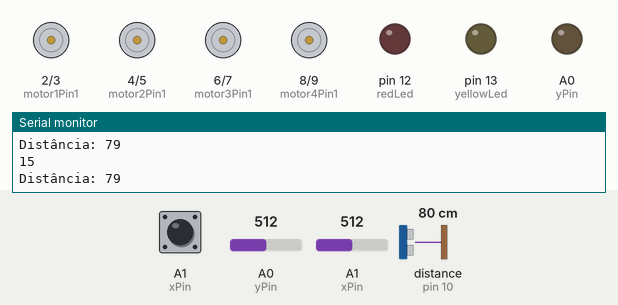
Simulated run of this sketch. Board: Arduino Uno, built with avr-gcc and run on an emulated ATmega328P. On the bench: motor-driver pin pairs drawn as motors (green arrow = first pin HIGH = forward, orange = second pin HIGH = backward, longer = more drive), output pins drawn as LEDs (lit = HIGH), the last lines printed to the serial monitor. Wiring (inferred from the names in the program): ultrasonic range finder: trigger pin 11; echo pin 10. The test bench sets the inputs (shaded band); at power-on: distance to the obstacle (sensor on pin 10) 80 cm, A1 (xPin) HIGH, A0 (yPin) = 512, A1 (xPin) = 512. The echo pulse lasts 58.3 µs per cm; pins used as bus, display or sensor lines are not drawn.

Above: at 1.2 s.
1.3 s: distance to the obstacle (sensor on pin 10) set to 33 cm
2.8 s: distance to the obstacle (sensor on pin 10) set to 28 cm
At 3.1 s:
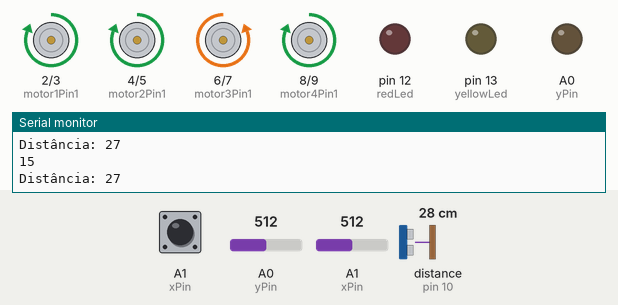
5.8 s: A1 (xPin) pulled LOW for 0.15 s
At 6.7 s:
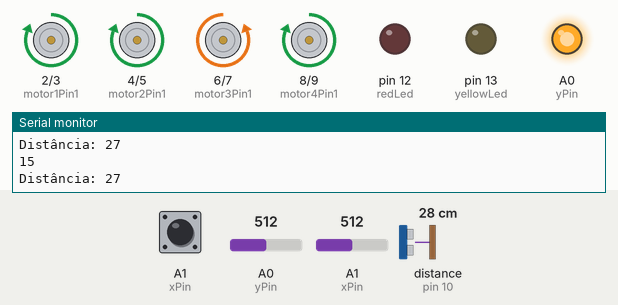
7.4 s: distance to the obstacle (sensor on pin 10) set to 35 cm
At 8.4 s:
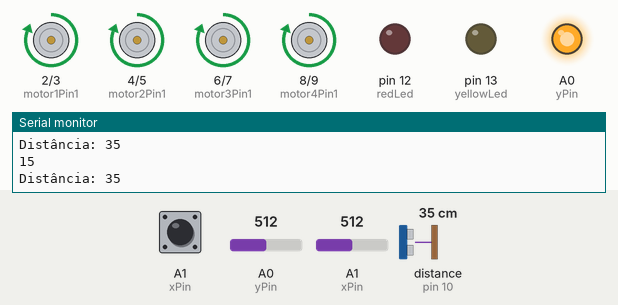
8.9 s: distance to the obstacle (sensor on pin 10) set to 9 cm
At 10.2 s:
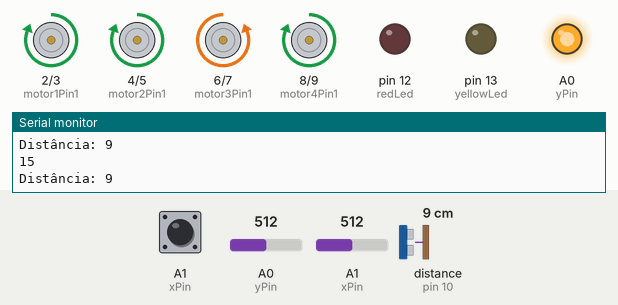
11.9 s: A1 (xPin) pulled LOW for 3.2 s
At 16.3 s:
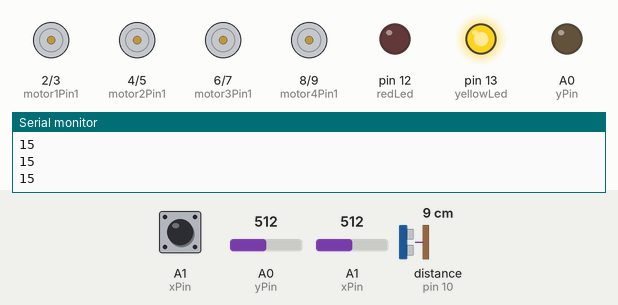
Timing chart, 0 to 18.5 s (numbered marks = the images above; inputs shaded):
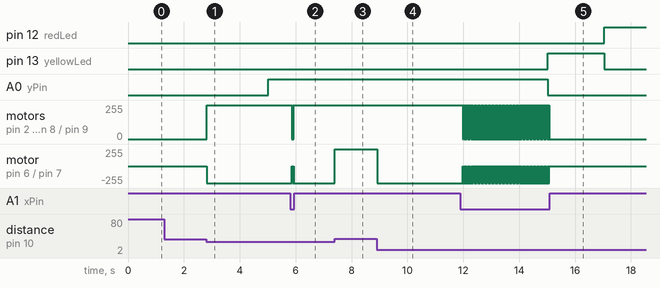

The sketch:

Carro_Autonomo.ino
```cpp
int motor1Pin1 = 2;
int motor1Pin2 = 3;
int motor2Pin1 = 4;
int motor2Pin2 = 5;
int motor3Pin1 = 6;
int motor3Pin2 = 7;
int motor4Pin1 = 8;
int motor4Pin2 = 9;

int xPin = A1;
int yPin = A0;

int echoPin = 10;
int trigPin = 11;

const int redLed = 12;
const int yellowLed = 13;
const int greenLed = 14;

int buttonPin = 15;
bool isJoystickControl = false;
bool lastButtonState = LOW;
unsigned long lastDebounceTime = 0;
unsigned long debounceDelay = 50;

void setup() {
  pinMode(motor1Pin1, OUTPUT);
  pinMode(motor1Pin2, OUTPUT);
  pinMode(motor2Pin1, OUTPUT);
  pinMode(motor2Pin2, OUTPUT);
  pinMode(motor3Pin1, OUTPUT);
  pinMode(motor3Pin2, OUTPUT);
  pinMode(motor4Pin1, OUTPUT);
  pinMode(motor4Pin2, OUTPUT);

  pinMode(trigPin, OUTPUT);
  pinMode(echoPin, INPUT);

  pinMode(redLed, OUTPUT);
  pinMode(yellowLed, OUTPUT);
  pinMode(greenLed, OUTPUT);

  pinMode(buttonPin, INPUT_PULLUP);

  Serial.begin(9600);

  stopMotors();
}

void loop() {
  int buttonState = digitalRead(buttonPin);
  if (buttonState != lastButtonState) {
    lastDebounceTime = millis();
  }

  if ((millis() - lastDebounceTime) > debounceDelay) {
    if (buttonState == LOW) {
      isJoystickControl = !isJoystickControl;
    }
  }

  lastButtonState = buttonState;

  if (isJoystickControl) {
    controlWithJoystick();
  } else {
    controlWithUltrasonic();
  }

  controlTrafficLight();

  delay(20);
  Serial.println(xPin);
}

void controlWithJoystick() {
  int xValue = analogRead(xPin);
  int yValue = analogRead(yPin);

  if (yValue < 400) {
    moveForward();
  } else if (yValue > 600) {
    moveBackward();
  } else if (xValue < 400) {
    turnLeft();
  } else if (xValue > 600) {
    turnRight();
  } else {
    stopMotors();
  }
}

void controlWithUltrasonic() {
  long distance = measureDistance();

  Serial.print("Distância: ");
  Serial.println(distance);

  if (distance < 30) {
    turnLeft();
  } else {
    if (digitalRead(greenLed) == HIGH) {
      moveForward();
    } else {
      stopMotors();
    }
  }
}

void controlTrafficLight() {
  static unsigned long previousMillis = 0;
  static int state = 0;
  unsigned long currentMillis = millis();

  if (state == 0 && currentMillis - previousMillis >= 5000) {
    digitalWrite(redLed, LOW);
    digitalWrite(yellowLed, LOW);
    digitalWrite(greenLed, HIGH);
    previousMillis = currentMillis;
    state = 2;
  } else if (state == 2 && currentMillis - previousMillis >= 10000) {
    digitalWrite(greenLed, LOW);
    digitalWrite(yellowLed, HIGH);
    previousMillis = currentMillis;
    state = 1;
  } else if (state == 1 && currentMillis - previousMillis >= 2000) {
    digitalWrite(yellowLed, LOW);
    digitalWrite(redLed, HIGH);
    previousMillis = currentMillis;
    state = 0;
  }
}

void moveForward() {
  digitalWrite(motor1Pin1, HIGH);
  digitalWrite(motor1Pin2, LOW);
  digitalWrite(motor2Pin1, HIGH);
  digitalWrite(motor2Pin2, LOW);
  digitalWrite(motor3Pin1, HIGH);
  digitalWrite(motor3Pin2, LOW);
  digitalWrite(motor4Pin1, HIGH);
  digitalWrite(motor4Pin2, LOW);
}

void moveBackward() {
  digitalWrite(motor1Pin1, LOW);
  digitalWrite(motor1Pin2, HIGH);
  digitalWrite(motor2Pin1, LOW);
  digitalWrite(motor2Pin2, HIGH);
  digitalWrite(motor3Pin1, LOW);
  digitalWrite(motor3Pin2, HIGH);
  digitalWrite(motor4Pin1, LOW);
  digitalWrite(motor4Pin2, HIGH);
}

void turnLeft() {
  digitalWrite(motor1Pin1, HIGH);
  digitalWrite(motor1Pin2, LOW);
  digitalWrite(motor2Pin1, HIGH);
  digitalWrite(motor2Pin2, LOW);
  digitalWrite(motor3Pin1, LOW);
  digitalWrite(motor3Pin2, HIGH);
  digitalWrite(motor4Pin1, HIGH);
  digitalWrite(motor4Pin2, LOW);
}

void turnRight() {
  digitalWrite(motor1Pin1, LOW);
  digitalWrite(motor1Pin2, HIGH);
  digitalWrite(motor2Pin1, LOW);
  digitalWrite(motor2Pin2, HIGH);
  digitalWrite(motor3Pin1, HIGH);
  digitalWrite(motor3Pin2, LOW);
  digitalWrite(motor4Pin1, LOW);
  digitalWrite(motor4Pin2, HIGH);
}

void stopMotors() {
  digitalWrite(motor1Pin1, LOW);
  digitalWrite(motor1Pin2, LOW);
  digitalWrite(motor2Pin1, LOW);
  digitalWrite(motor2Pin2, LOW);
  digitalWrite(motor3Pin1, LOW);
  digitalWrite(motor3Pin2, LOW);
  digitalWrite(motor4Pin1, LOW);
  digitalWrite(motor4Pin2, LOW);
}

long measureDistance() {
  digitalWrite(trigPin, LOW);
  delayMicroseconds(2);

  digitalWrite(trigPin, HIGH);
  delayMicroseconds(10);
  digitalWrite(trigPin, LOW);

  long duration = pulseIn(echoPin, HIGH);

  long distance = (duration / 2) / 29.1;

  return distance;
}
```

Measured:
- the behaviour switches between 31 and 30 cm on distance to the obstacle (sensor on pin 10) (found by bisection; images 0 and 1)
- after the input at 2.8 s, motor on pin 2 (motor1Pin1) / pin 3 (motor1Pin2), motor on pin 4 (motor2Pin1) / pin 5 (motor2Pin2), motor on pin 8 (motor4Pin1) / pin 9 (motor4Pin2): stopped → forward 255/255 after 0.02 s instead of 2.2 s; motor on pin 6 (motor3Pin1) / pin 7 (motor3Pin2): stopped → backward 255/255 at once
- after the input at 5.8 s, motor on pin 2 (motor1Pin1) / pin 3 (motor1Pin2), motor on pin 4 (motor2Pin1) / pin 5 (motor2Pin2): alternates forward 255/255 for 0.02 s and stopped for 0.02 s, 4 changes in all, then stays forward 255/255, starting after 0.07 s
- after the input at 7.4 s, motor on pin 6 (motor3Pin1) / pin 7 (motor3Pin2): backward 255/255 → forward 255/255 at once
- after the input at 8.9 s, motor on pin 6 (motor3Pin1) / pin 7 (motor3Pin2): forward 255/255 → backward 255/255 at once
- after the input at 11.9 s, motor on pin 2 (motor1Pin1) / pin 3 (motor1Pin2), motor on pin 4 (motor2Pin1) / pin 5 (motor2Pin2): alternates forward 255/255 for 0.02 s and stopped for 0.02 s, 149 changes in all, then stays stopped, starting after 0.09 s
